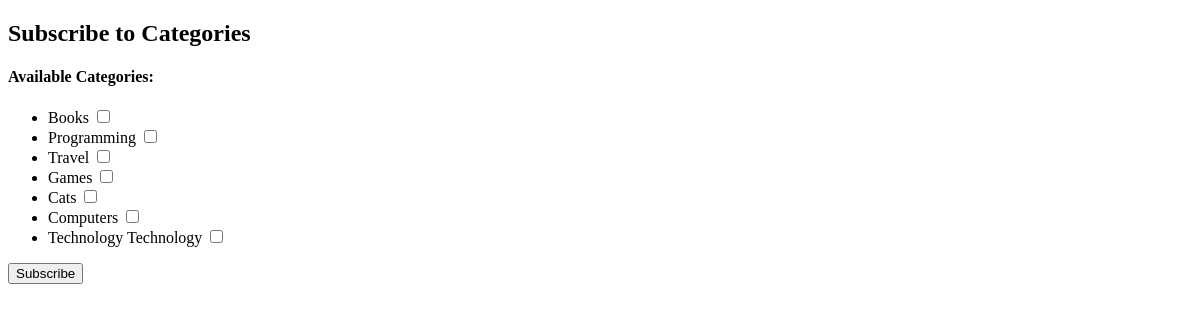
The page /news/subscribe/ (signed in) on the database as committed earlier.
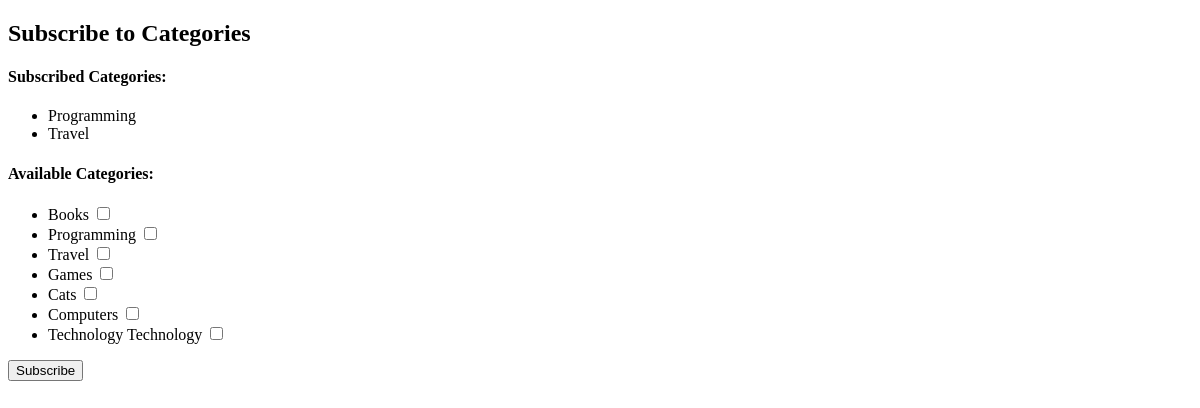
The same page on the database as committed later.
### news/models.py (models this page shows, shortened)
class Category(models.Model):
    category_name = models.CharField(unique=True, max_length=255)

class Subscription(models.Model):
    user = models.ForeignKey(Author, on_delete=models.CASCADE)
    category = models.ForeignKey(Category, on_delete=models.CASCADE)
    email = models.EmailField(max_length=254)

### news/views.py (the view, shortened to what this page needs)
# urls.py: path('subscribe/', subscribe, name='subscribe'),
@login_required
def subscribe(request):
    categories = Category.objects.all()
    subscriptions = Subscription.objects.filter(user=request.user.author)
    context = {
        'categories': categories,
        'subscriptions': subscriptions
    }
    return render(request, 'subscribe.html', context)

### templates/subscribe.html (shortened to what this page needs)
{% extends 'account/base.html' %}
{% block content %}
    <h2>Subscribe to Categories</h2>
    {% if subscriptions %}
        <h4>Subscribed Categories:</h4>
        <ul>
            {% for subscription in subscriptions %}
                <li>{{ subscription.category.category_name }}</li>
            {% endfor %}
        </ul>
    {% endif %}
    <form method="post">
        <h4>Available Categories:</h4>
        <ul>
            {% for category in categories %}
                <li>
                    {{ category.category_name }}
                    <input type="checkbox" name="category_id" value="{{ category.id }}" {% if subscription and subscription.category == category %}checked{% endif %}>
                </li>
            {% endfor %}
        </ul>
        <button type="submit">Subscribe</button>
    </form>
{% endblock %}

Rows that differ between the two databases and show on the page:
added Subscription: category.category_name "Programming"
added Subscription: category.category_name "Travel"
Other text that changed with them:
text now shown: "Subscribed Categories:"
